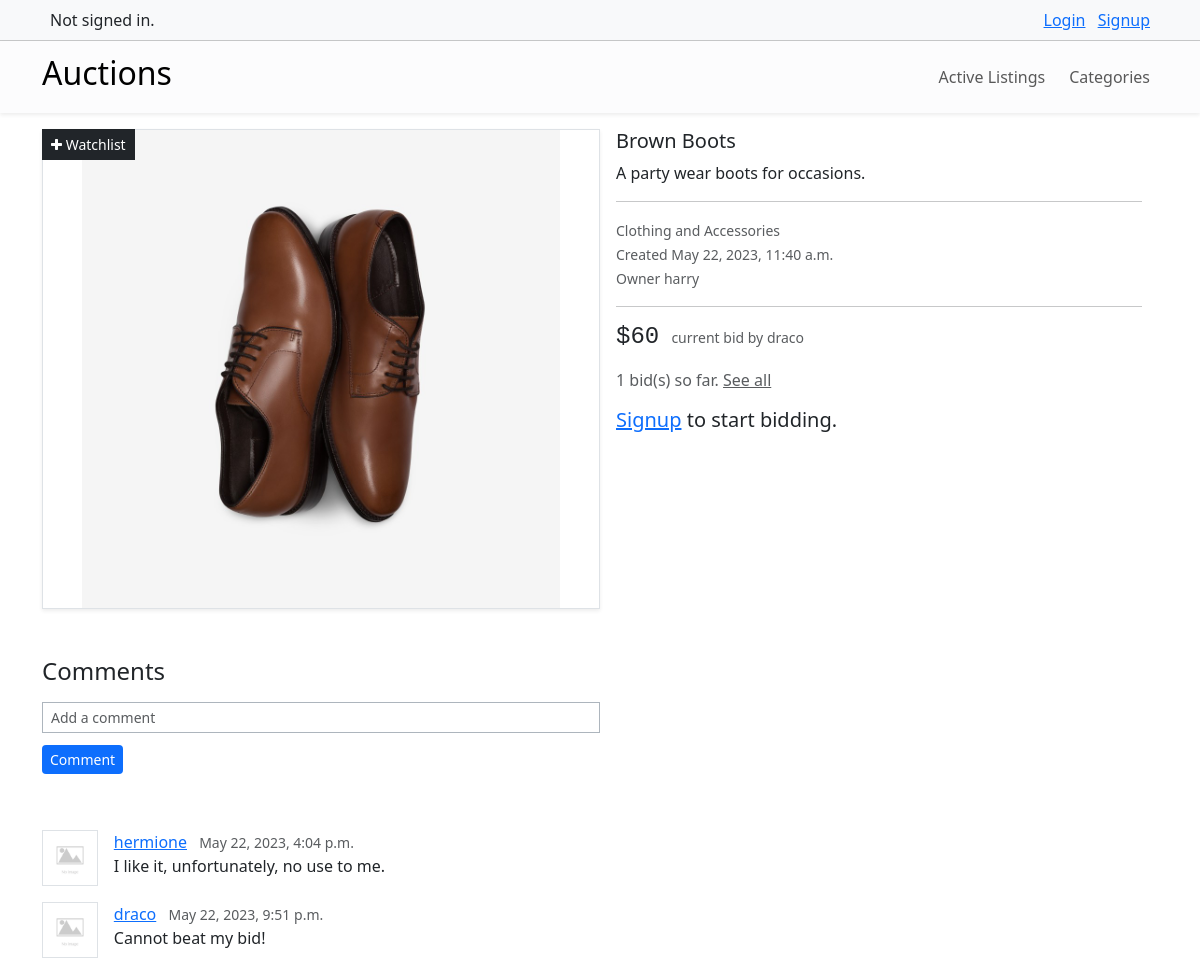
The app's page /8/ with its own data.
### auctions/models.py (models this page shows, shortened)
class AuctionListing(models.Model):
    title = models.CharField(max_length=64, unique=True)
    description = models.CharField(max_length=100)
    starting_bid = models.IntegerField()
    category = models.ForeignKey(Category, on_delete=models.SET_NULL, null=True, related_name="auctions")
    image = models.ImageField(upload_to="images/", default="images/default.jpg")
    date_created = models.DateTimeField(default=datetime.datetime.now())
    owner = models.ForeignKey(User, on_delete=models.CASCADE, related_name="auctions")
    is_closed = models.BooleanField(default=False)

class Category(models.Model):
    name = models.CharField(max_length=64)
    def __str__(self):
        return self.name

class User(AbstractUser):
    pass

class Bid(models.Model):
    amount = models.IntegerField()
    date_created = models.DateTimeField(default=datetime.datetime.now())
    bidder = models.ForeignKey(User, on_delete=models.CASCADE, related_name="biddings")
    auction = models.ForeignKey(AuctionListing, on_delete=models.CASCADE, related_name="bids")

class Comment(models.Model):
    text = models.CharField(max_length=150)
    owner = models.ForeignKey(User, on_delete=models.CASCADE, related_name="comments")
    auction = models.ForeignKey(AuctionListing, on_delete=models.CASCADE, related_name="comments")
    date_created = models.DateTimeField(default=datetime.datetime.now())

### auctions/views.py (the view, shortened to what this page needs)
# urls.py: path("<int:listing_id>/", views.view_listing, name="view_listing"),
def view_listing(request, listing_id):
    listing = AuctionListing.objects.get(pk=listing_id)
    bids = listing.bids.all()
    current_bid = bids.order_by("-amount").first()
    comments = listing.comments.all()
    if request.user.is_authenticated:
        watchlist = Watchlist.objects.filter(user=request.user, auction=listing).first()
    else:
        watchlist = None
    placebid_form = PlaceBidForm()
    comment_form = CommentForm()
    return render(request, "auctions/listing.html", {
        "listing": listing,
        "current_bid": current_bid,
        "bids": bids,
        "watchlist": watchlist,
        "placebid_form": placebid_form,
        "comment_form": comment_form,
        "comments": comments
    })

### auctions/forms.py
class PlaceBidForm(ModelForm):
    class Meta:
        model = Bid
        fields = ["amount"]
        widgets = {
            "amount": NumberInput(attrs={"class": "form-control form-control-sm w-50 my-1 rounded-0 border-dark-subtle"})
        }

class CommentForm(ModelForm):
    class Meta:
        model = Comment
        fields = ["text"]
        labels = {
            "text": ""
        }
        widgets = {
            "text": TextInput(attrs={"class": "form-control form-control-sm border-dark-subtle rounded-0 my-1 w-50", "placeholder": "Add a comment"})
        }

### auctions/templates/auctions/listing.html (shortened to what this page needs)
{% extends "auctions/layout.html" %}
{% block body %}
    <div class="card mb-3 border-0 w-100 position-relative my-3">
        {% if listing.owner == request.user %}
            <button class="btn btn-primary btn-sm disabled position-absolute rounded-0">Your Listing</button>
        {% else %}
            {% if watchlist %}
                <a class="btn btn-dark btn-sm rounded-0 position-absolute" href="{% url 'watchlist' listing.id %}"><i class="fa fa-close"></i> Watchlist</a>
            {% else %}
                <a class="btn btn-dark btn-sm rounded-0 position-absolute" href="{% url 'watchlist' listing.id %}"><i class="fa fa-plus"></i> Watchlist</a>
            {% endif %}
        {% endif %}
        <div class="row g-0">
            <div class="col-md-6 border rounded-0 d-flex justify-content-center overflow-hidden shadow-sm" style="height: 30rem;">
                <img src="{{ listing.image.url }}" class="img-fluid" alt="listing-image">
            </div>
            <div class="col-md-6">
                <div class="card-body py-0 overflow-y-auto" style="height: 30rem;">
                    <h5 class="card-title">{{ listing.title }}</h5>
                    <p class="card-text my-0">{{ listing.description }}</p>
                    <hr>
                    <p class="card-text my-0"><small class="text-body-secondary">{{ listing.category }}</small></p>
                    <p class="card-text my-0"><small class="text-body-secondary">Created {{ listing.date_created }}</small></p>
                    <p class="card-text my-0">
                        <small class="text-body-secondary">{% if listing.owner == request.user %}Your listing{% else %}Owner {{ listing.owner }}{% endif %}</small>
                    </p>
                    <hr>
                    <p class="card-text">
                        {% if current_bid %}
                            <span class="h4 font-monospace">${{ current_bid.amount }}</span> <small class="text-muted mx-2">current bid by {{ current_bid.bidder }}</small>
                        {% else %}
                            <span class="h4 font-monospace">${{ listing.starting_bid }}</span>
                        {% endif %}
                    </p>
                    <p class="card-text text-muted mb-1">
                        {{ bids.count }} bid(s) so far. {% if current_bid.bidder == request.user %} Your bid is the current bid. {% endif %}
                        <a href="#" class="card-link text-muted">See all</a>
                    </p>
                    {% if request.user == listing.owner %}
                        <form action="{% url 'close_listing' listing.id %}" method="post" class="my-2">
                            {% csrf_token %}
                            <button type="submit" class="btn btn-primary rounded-1">Close Listing</button>
                        </form>
                    {% else %}
                        <h5 class="card-text my-3"><a href="{% url 'register' %}">Signup</a> to start bidding.</h5>
                    {% endif %}
                </div>
            </div>
        </div>
    </div>
    <h4 class="mt-5">Comments</h4>
    <form action="{% url 'add_comment' listing.id %}" method="post" class="mt-3 mb-5">
        {{ comment_form }}
        <button type="submit" class="btn btn-sm btn-primary border-0 my-2">Comment</button>
    </form>
    {% for comment in comments %}
    <div class="card my-3 border-0">
        <div class="row g-0">
            <div class="col-md-4 border h-50" style="width: 5%;">
                <img src="../../../media/images/default.jpg" class="img-fluid rounded-start" alt="...">
            </div>
            <div class="col-md-8" style="width: 95%;">
                <div class="card-body py-0">
                    <p class="card-title my-0"><a href="#">{{ comment.owner }}</a> <small class="mx-2 text-body-secondary">{{ comment.date_created }}</small></p>
                    <p class="card-text my-0">{{ comment.text }}</p>
                </div>
            </div>
        </div>
    </div>
    {% endfor %}
{% endblock %}

### records on screen
AuctionListing: image (picture), title "Brown Boots", description "A party wear boots for occasions.", category "Clothing and Accessories", date_created "May 22, 2023, 11:40 a.m.", owner "harry"
Bid: amount "60", bidder "draco"
Comment: owner "hermione", date_created "May 22, 2023, 4:04 p.m.", text "I like it, unfortunately, no use to me."
Comment: owner "draco", date_created "May 22, 2023, 9:51 p.m.", text "Cannot beat my bid!"

### other values on screen
{{ bids.count }} "1"
